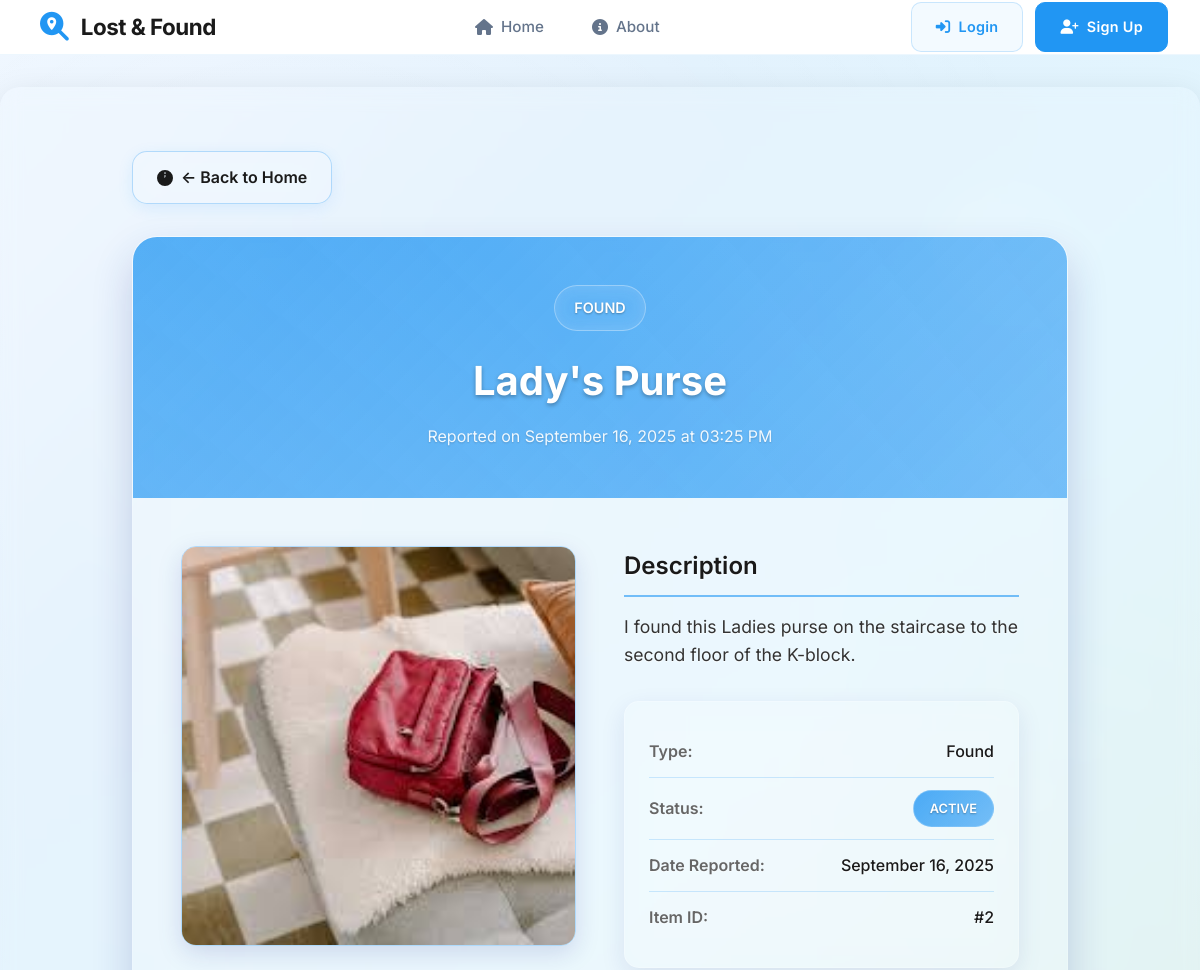
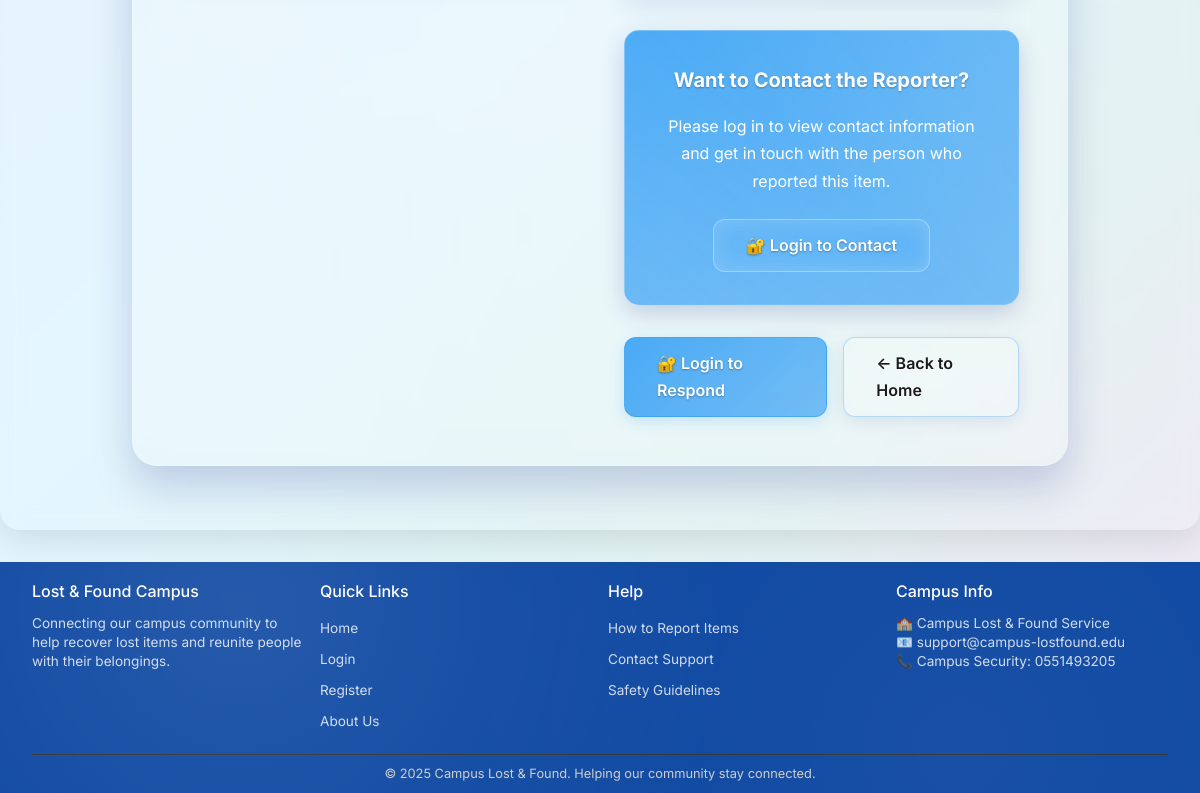
The app's page /item/2 with its own data (2 pictures, top to bottom).
### app/models.py (models this page shows)
class Item(db.Model):
	id = db.Column(db.Integer, primary_key=True)
	title = db.Column(db.String(100), nullable=False)
	description = db.Column(db.Text, nullable=False)
	item_type = db.Column(db.String(10), nullable=False)  # 'lost' or 'found'
	contact_phone = db.Column(db.String(20), nullable=False)  # Contact phone for this item
	photo_filename = db.Column(db.String(255))  # Optional photo filename
	date_reported = db.Column(db.DateTime, nullable=False)
	status = db.Column(db.String(20), default='active')  # 'active', 'resolved', etc.
	user_id = db.Column(db.Integer, db.ForeignKey('user.id'), nullable=False)

### app/routes.py (the view)
@app.route('/item/<int:item_id>')
def item_details(item_id):
    item = Item.query.get_or_404(item_id)
    return render_template('item_details.html', item=item)

### app/templates/item_details.html (shortened to what this page needs)
{% extends 'base.html' %}
{% block content %}
<div class="details-container">
    <a href="{{ url_for('dashboard') if current_user.is_authenticated else url_for('index') }}" class="back-button">
        <svg width="16" height="16" viewBox="0 0 16 16" fill="currentColor">
            <path d="M8 0a8 8 0 1 0 0 16A8 8 0 0 0 8 0zM7.5 3.5a.5.5 0 0 1 0-1h1a.5.5 0 0 1 0 1H7.5zM8 5a.5.5 0 0 1 .5.5v2a.5.5 0 0 1-1 0v-2A.5.5 0 0 1 8 5z"/>
            <path d="M11.354 4.646a.5.5 0 0 1 0 .708l-6 6a.5.5 0 0 1-.708-.708l6-6a.5.5 0 0 1 .708 0z"/>
        </svg>
        ← Back to {{ 'Dashboard' if current_user.is_authenticated else 'Home' }}
    </a>
    <div class="item-details-card">
        <div class="item-header">
            <div class="item-type-badge">{{ item.item_type.title() }}</div>
            <h1 class="item-title">{{ item.title }}</h1>
            <div class="item-date">Reported on {{ item.date_reported.strftime('%B %d, %Y at %I:%M %p') }}</div>
        </div>
        <div class="item-content">
            <div class="item-photo-section">
                {% if item.photo_filename %}
                    <img src="{{ url_for('static', filename='uploads/' + item.photo_filename) }}"
                         alt="Photo of {{ item.title }}"
                         class="item-main-photo">
                {% endif %}
            </div>
            <div class="item-info-section">
                <h2>Description</h2>
                <div class="item-description">{{ item.description }}</div>
                <div class="item-meta">
                    <div class="meta-item">
                        <span class="meta-label">Type:</span>
                        <span class="meta-value">{{ item.item_type.title() }}</span>
                    </div>
                    <div class="meta-item">
                        <span class="meta-label">Status:</span>
                        <span class="meta-value">
                            <span class="status-badge status-{{ item.status.lower() }}">{{ item.status.title() }}</span>
                        </span>
                    </div>
                    <div class="meta-item">
                        <span class="meta-label">Date Reported:</span>
                        <span class="meta-value">{{ item.date_reported.strftime('%B %d, %Y') }}</span>
                    </div>
                    <div class="meta-item">
                        <span class="meta-label">Item ID:</span>
                        <span class="meta-value">#{{ item.id }}</span>
                    </div>
                </div>
                {% if current_user.is_authenticated %}
                <div class="contact-section">
                    <h3>Contact Reporter</h3>
                    <div class="contact-info">
                        <div class="contact-item">
                            <svg width="16" height="16" viewBox="0 0 16 16" fill="currentColor">
                                <path d="M8 8a3 3 0 1 0 0-6 3 3 0 0 0 0 6zm2-3a2 2 0 1 1-4 0 2 2 0 0 1 4 0zm4 8c0 1-1 1-1 1H3s-1 0-1-1 1-4 6-4 6 3 6 4zm-1-.004c-.001-.246-.154-.986-.832-1.664C11.516 10.68 10.289 10 8 10c-2.29 0-3.516.68-4.168 1.332-.678.678-.83 1.418-.832 1.664h10z"/>
                            </svg>
                            {{ item.user.name }}
                        </div>
                        {% if item.user.department %}
                        <div class="contact-item">
                            <svg width="16" height="16" viewBox="0 0 16 16" fill="currentColor">
                                <path d="M6 12.5a.5.5 0 0 1 .5-.5h9a.5.5 0 0 1 0 1h-9a.5.5 0 0 1-.5-.5zm-2.5-3a.5.5 0 0 1 .5-.5h11a.5.5 0 0 1 0 1h-11a.5.5 0 0 1-.5-.5zm-2-3a.5.5 0 0 1 .5-.5h13a.5.5 0 0 1 0 1h-13a.5.5 0 0 1-.5-.5zm-2-3a.5.5 0 0 1 .5-.5h15a.5.5 0 0 1 0 1h-15a.5.5 0 0 1-.5-.5z"/>
                            </svg>
                            {{ item.user.department }}
                        </div>
                        {% endif %}
                        <div class="contact-item">
                            <svg width="16" height="16" viewBox="0 0 16 16" fill="currentColor">
                                <path d="M2 2a2 2 0 0 0-2 2v8.01A2 2 0 0 0 2 14h5.5a.5.5 0 0 0 0-1H2a1 1 0 0 1-.966-.741l5.64-3.471L8 9.583l7-4.2V8.5a.5.5 0 0 0 1 0V4a2 2 0 0 0-2-2H2Zm3.708 6.208L1 11.105V5.383l4.708 2.825ZM1 4.217V4a1 1 0 0 1 1-1h12a1 1 0 0 1 1 1v.217l-7 4.2-7-4.2Z"/>
                                <path d="M14.247 14.269c1.01 0 1.587-.857 1.587-2.025v-.21C15.834 10.43 14.64 9 12.52 9h-.035C10.42 9 9 10.36 9 12.432v.214C9 14.82 10.438 16 12.358 16h.044c.594 0 1.018-.074 1.237-.175v-.73c-.245.11-.673.18-1.18.18h-.044c-1.334 0-2.571-.788-2.571-2.655v-.157c0-1.657 1.058-2.724 2.64-2.724h.04c1.535 0 2.484 1.05 2.484 2.326v.118c0 .975-.324 1.39-.639 1.39-.232 0-.41-.148-.41-.42v-2.19h-.906v.569h-.03c-.084-.298-.368-.63-.954-.63-.778 0-1.259.555-1.259 1.4v.528c0 .892.49 1.434 1.26 1.434.471 0 .896-.227 1.014-.643h.043c.118.42.617.648 1.12.648Zm-2.453-1.588v-.227c0-.546.227-.791.573-.791.297 0 .572.192.572.708v.367c0 .573-.253.744-.564.744-.354 0-.581-.215-.581-.8Z"/>
                            </svg>
                            {{ item.user.email }}
                        </div>
                        <div class="contact-item">
                            <svg width="16" height="16" viewBox="0 0 16 16" fill="currentColor">
                                <path d="M1.885.511a1.745 1.745 0 0 1 2.61.163L6.29 2.98c.329.423.445.974.315 1.494l-.547 2.19a.678.678 0 0 0 .178.643l2.457 2.457a.678.678 0 0 0 .644.178l2.189-.547a1.745 1.745 0 0 1 1.494.315l2.306 1.794c.829.645.905 1.87.163 2.611l-1.034 1.034c-.74.74-1.846 1.065-2.877.702a18.634 18.634 0 0 1-7.01-4.42 18.634 18.634 0 0 1-4.42-7.009c-.362-1.03-.037-2.137.703-2.877L1.885.511z"/>
                            </svg>
                            {{ item.contact_phone }} <span style="font-size: 0.8em; color: #888;">(for this item)</span>
                        </div>
                    </div>
                    <a href="mailto:{{ item.user.email }}?subject=Regarding {{ item.item_type.title() }} Item: {{ item.title }}&body=Hi {{ item.user.name }},%0D%0A%0D%0AI saw your post about the {{ item.item_type }} item '{{ item.title }}' on Campus Lost & Found.%0D%0A%0D%0A" class="contact-button">
                        📧 Send Email
                    </a>
                </div>
                {% else %}
                <div class="contact-section">
                    <h3>Want to Contact the Reporter?</h3>
                    <p style="margin-bottom: 1.5rem;">Please log in to view contact information and get in touch with the person who reported this item.</p>
                    <a href="{{ url_for('login') }}" class="contact-button">
                        🔐 Login to Contact
                    </a>
                </div>
                {% endif %}
                <div class="action-buttons">
                    {% if current_user.is_authenticated %}
                        {% if item.item_type == 'lost' %}
                            <a href="{{ url_for('report_found') }}" class="btn-primary">📍 I Found This Item</a>
                        {% else %}
                            <a href="{{ url_for('report_lost') }}" class="btn-primary">🔍 This is My Item</a>
                        {% endif %}
                        <a href="{{ url_for('dashboard') }}" class="btn-secondary">← Back to Dashboard</a>
                    {% else %}
                        <a href="{{ url_for('login') }}" class="btn-primary">🔐 Login to Respond</a>
                        <a href="{{ url_for('index') }}" class="btn-secondary">← Back to Home</a>
                    {% endif %}
                </div>
            </div>
        </div>
    </div>
</div>
{% endblock %}

### app/templates/base.html (style rules this page uses)
* { margin: 0; padding: 0; box-sizing: border-box; }
body { font-family: 'Inter', -apple-system, BlinkMacSystemFont, 'Segoe UI', Roboto, Oxygen, Ubuntu, Cantarell, sans-serif; background: linear-gradient(135deg, #f0f7ff 0%, #e3f2fd 25%, #e1f5fe 50%, #e0f2f1 75%, #f3e5f5 100%); background-attachment: fixed; color: #1a1a1a; line-height: 1.7; min-height: 100vh; display: flex; flex-direction: column; position: relative; scroll-behavior: smooth; overflow-x: hidden; }
body::before { content: ''; position: fixed; top: 0; left: 0; width: 100%; height: 100%; background: radial-gradient(circle at 25% 25%, rgba(255, 255, 255, 0.1) 0%, transparent 50%), radial-gradient(circle at 75% 75%, rgba(255, 255, 255, 0.05) 0%, transparent 50%); animation: float 20s ease-in-out infinite; pointer-events: none; z-index: -1; }
body::after { content: ''; position: fixed; top: 10%; right: 10%; width: 150px; height: 150px; background: rgba(255, 255, 255, 0.1); border-radius: 50%; animation: floatReverse 15s ease-in-out infinite; pointer-events: none; z-index: -1; }

### records on screen
Item: item_type "FOUND", title "Lady's Purse", date_reported "September 16, 2025 at 03:25 PM", photo_filename (picture), description "I found this Ladies purse on the staircase to the second floor of the K-block.", item_type "Found", status "ACTIVE", date_reported "September 16, 2025", id "2"

### other values on screen
{{ 'Dashboard' if current_user.is_authenticated else 'Home' }} "Home"
